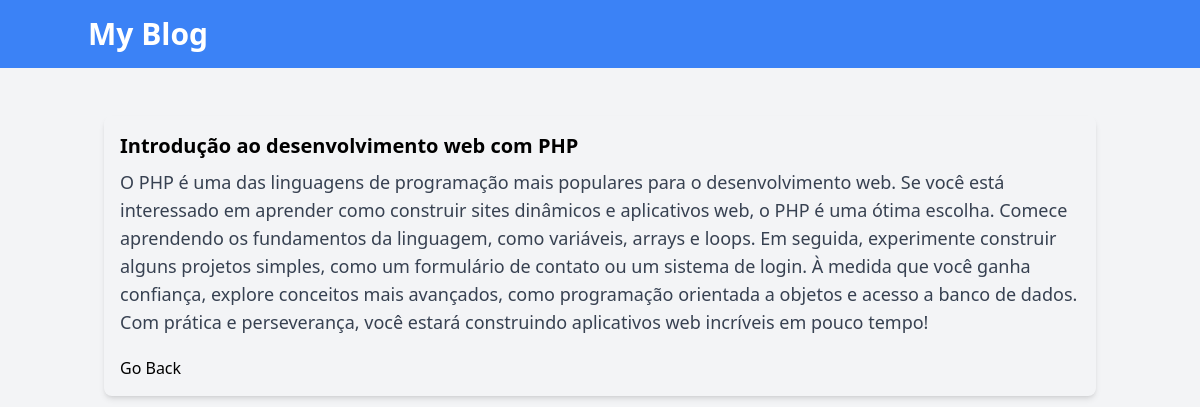
/post.php?id=2, run on the app's committed database.
### tables this page shows
CREATE TABLE posts(
	id INT NOT NULL AUTO_INCREMENT PRIMARY KEY,
    title VARCHAR(255) NOT NULL,
    body TEXT NOT NULL,
    created_at TIMESTAMP DEFAULT CURRENT_TIMESTAMP
);

### database.php (called while the page is built, shortened)
<?php
function connect() {
    $host = 'localhost';
    $port = 'localhost';
    $dbName = 'blog';
    $user = 'root';
    $pw = 'root';
try {
    $pdo = new \PDO("mysql:{$host};port={$port};dbname={$dbName};charset=utf8", $user, $pw);
    $pdo->setAttribute(PDO::ATTR_ERRMODE, PDO::ERRMODE_EXCEPTION);
    $pdo->setAttribute(PDO::ATTR_DEFAULT_FETCH_MODE, PDO::FETCH_OBJ);
    return $pdo;
} catch(PDOException $e) {
    echo "Connection Feiled " . $e->getMessage();
}
}
function singlePost($table, $field, $value) {
    $pdo = connect();
    $sql = "SELECT * FROM {$table} WHERE {$field} = :{$field}";
    $post = $pdo->prepare($sql);
    $post->bindParam($field, $value);
    $post->execute();
    return $post->fetch();
}

### post.php (the view, shortened to what this page needs)
<?php
require 'database.php';
if(isset($_GET['id'])) {
$id = filter_input(INPUT_GET, 'id', FILTER_SANITIZE_NUMBER_INT);
}
$post = singlePost('posts', 'id', $id);
?>
<!DOCTYPE html>
<html lang="en">
<head>
  <script src="https://cdn.tailwindcss.com"></script>
</head>
<body class="bg-gray-100">
  <header class="bg-blue-500 text-white p-4">
    <div class="container mx-auto">
      <h1 class="text-3xl font-semibold">My Blog</h1>
    </div>
  </header>
  <div class="container mx-auto p-4 mt-4">
    <div class="md my-4">
      <div class="rounded-lg shadow-md">
        <div class="p-4">
          <h2 class="text-xl font-semibold"><?= $post->title?></h2>
          <p class="text-gray-700 text-lg mt-2 mb-5"><?=$post->body?></p>
          <a href="index.php">Go Back</a>
        </div>
      </div>
    </div>
  </div>
</body>
</html>

### data on the page
posts: title "Introdução ao desenvolvimento web com PHP", body "O PHP é uma das linguagens de programação mais populares para o desenvolvimento web. Se você está interessado em aprender como construir sites dinâmicos e aplicativos web, o PHP é uma ótima escolha. Comece aprendendo os fundamentos da linguagem, como variáveis, arrays e loops. Em seguida, experimente construir alguns projetos simples, como um formulário de contato ou um sistema de login. À medida que você ganha confiança, explore conceitos mais avançados, como programação orientada a objetos e acesso a banco de dados. Com prática e perseverança, você estará construindo aplicativos web incríveis em pouco tempo!"
